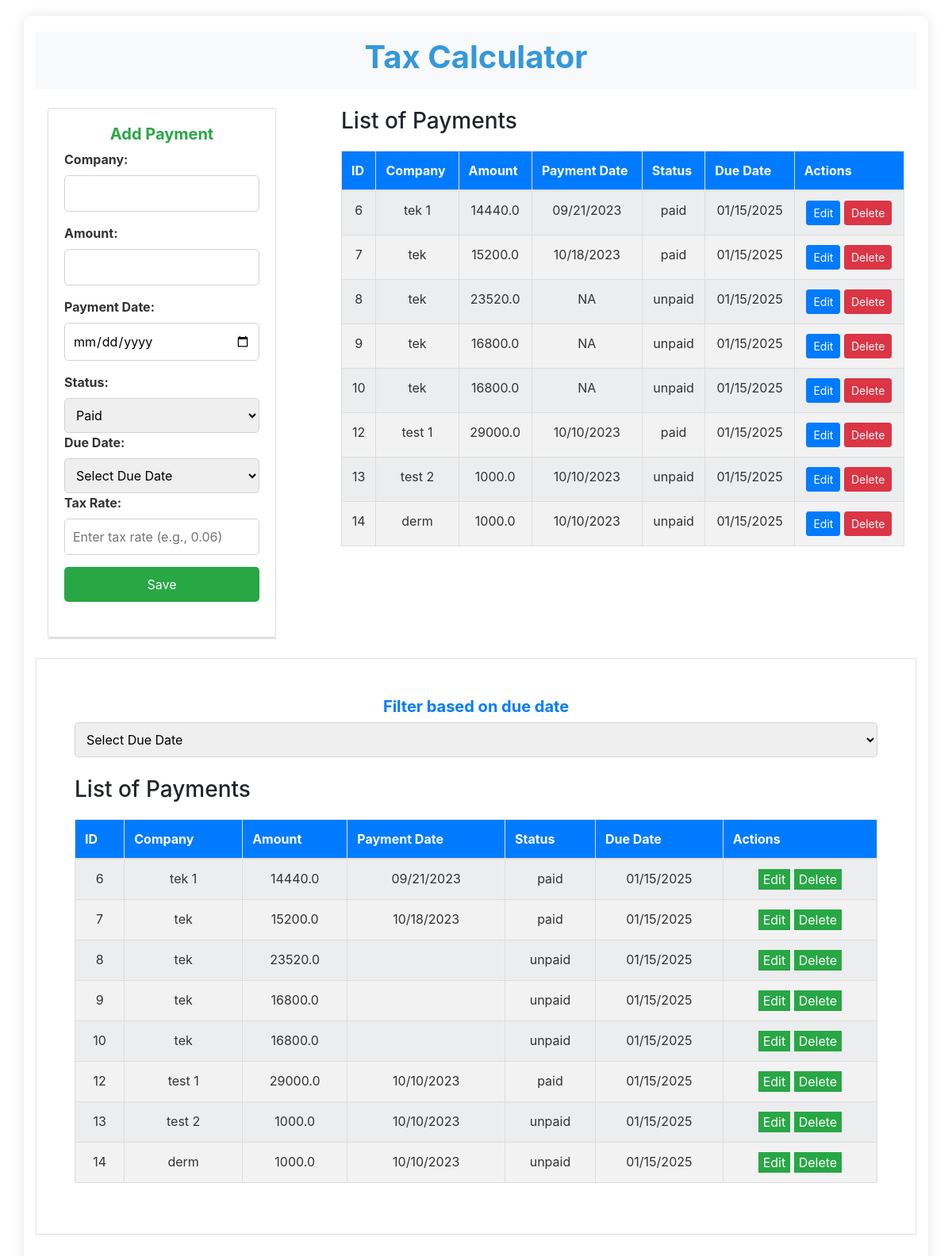
The page / on the database its author committed.
### tables this page shows
CREATE TABLE "payments" (
    id INTEGER PRIMARY KEY AUTOINCREMENT,
    company TEXT,
    amount REAL,
    payment_date TEXT,
    status TEXT,
    due_date TEXT,
    tax_rate REAL
);

### app.py (the view)
@app.route('/')
def index():
    conn = sqlite3.connect(DATABASE)
    c = conn.cursor()
    current_year = datetime.datetime.now().year
    next_year = current_year + 1
    due_dates = [
        f"04/15/{current_year}",
        f"06/15/{current_year}",
        f"09/15/{current_year}",
        f"01/15/{next_year}"
    ]
    c.execute('''SELECT * FROM payments''')
    records = c.fetchall()
    print(records)
    return render_template('index.html',due_dates=due_dates,records=records)

### app.py (called while the page is built)
@app.template_filter('format_date')
def format_date(value):
    if value:
        return datetime.datetime.strptime(value, '%Y-%m-%d').strftime('%m/%d/%Y')
    return ''

### templates/index.html (shortened to what this page needs)
<!DOCTYPE html>
<html lang="en">
<head>
    <link rel="stylesheet" href="/static/style.css">
    <link rel="stylesheet" href="/static/css/bootstrap.min.css">
    <link href="https://cdnjs.cloudflare.com/ajax/libs/font-awesome/6.0.0-beta3/css/all.min.css" rel="stylesheet">
</head>
<body>
    <div class="container">
        <nav class="navbar navbar-expand-lg navbar-light bg-light sticky-top">
            <div class="container-fluid d-flex justify-content-center">
                <h1 class="font-weight-bold">Tax Calculator</h1>
            </div>
        </nav><br>
        <div class="container-fluid">
            <div class="row">
                <div class="col-md-4">
                    <div class="card" style="width: 18rem;">
                        <div class="card-body">
                            <h5 class="text-center text-success font-weight-bold">Add Payment</h5>
                          <form id="taxForm" action="/submit" method="POST">
                            <label for="company">Company:</label>
                            <input type="text" id="company" name="company" required><br>
                            <label for="amount">Amount:</label>
                            <input type="number" id="amount" name="amount" step="0.01" required><br>
                            <label for="paymentDate">Payment Date:</label>
                            <input type="date" id="paymentDate" name="paymentDate"><br>
                            <label for="status">Status:</label>
                            <select id="status" name="status" required>
                                <option value="paid">Paid</option>
                            </select><br>
                            <label for="dueDate">Due Date:</label>
                            <select id="duDate" name="dueDate" required>
                                <option value="">Select Due Date</option>
                            </select><br>
                            <label for="taxRate">Tax Rate:</label>
                            <input type="number" id="taxRate" name="taxRate" step="0.01" placeholder="Enter tax rate (e.g., 0.06)" required><br>
                            <button type="submit" style="width: 100%; padding: 10px; font-size: 16px; color: white; border: none; border-radius: 5px; cursor: pointer;">Save</button>
                        </form>
                        </div><br>
                      </div>
                      <div class="card" style="width: 18rem;">
                      </div>
                      <br>
                </div>
                <div class="col-md-8">
                    <h3>List of Payments</h3>
        <table class="table table-striped">
            <thead>
                <tr>
                    <th>ID</th>
                    <th>Company</th>
                    <th>Amount</th>
                    <th>Payment Date</th>
                    <th>Status</th>
                    <th>Due Date</th>
                    <th>Actions</th>
                </tr>
            </thead>
            <tbody>
                {% for records in records %}
                <tr>
                    <td>{{ records[0] }}</td>
                <td>{{ records[1] }}</td>
                <td>{{ records[2] }}</td>
                <td>{% if records[3] %}{{ records[3]|format_date }}{% else %}NA{% endif %}</td>
                <td>{{ records[4] }}</td>
                <td>{{ records[5] }}</td>
                <td>
                    <button class="btn btn-primary btn-sm" onclick="openEditPopup('{{ records[0] }}', '{{ records[1] }}', '{{ records[2] }}', '{{ records[3] }}', '{{ records[4] }}', '{{ records[5] }}', '{{ records[6] }}')">Edit</button>
                    <button class="btn btn-danger btn-sm" onclick="deleteRecord('{{ records[0] }}')">Delete</button>
                </td>
                </tr>
                {% endfor %}
            </tbody>
        </table>
            </div>
            </div>
        </div>
        <div class="border  p-5 pt-2">
            <h5 class="text-center text-primary font-weight-bold">Filter based on due date</h5>
        <select id="dueDate" name="dueDate" required>
            <option value="">Select Due Date</option>
        </select><br>
        <div id="summary">  <div class="mt-4">
            <h3>List of Payments</h3>
            <table class="table table-striped">
                <thead>
                    <tr>
                        <th>ID</th>
                        <th>Company</th>
                        <th>Amount</th>
                        <th>Payment Date</th>
                        <th>Status</th>
                        <th>Due Date</th>
                        <th>Actions</th>
                    </tr>
                </thead>
                <tbody>
                    {% for records in records %}
                    <tr>
                        <td>{{ records[0] }}</td>
                    <td>{{ records[1] }}</td>
                    <td>{{ records[2] }}</td>
                    <td>{{ records[3]|format_date }}</td>
                    <td>{{ records[4] }}</td>
                    <td>{{ records[5] }}</td>
                    <td>                    <button onclick="openEditPopup('{{ records[0] }}', '{{ records[1] }}', '{{ records[2] }}', '{{ records[3] }}', '{{ records[4] }}', '{{ records[5] }}', '{{ records[6] }}')">Edit</button>
                        <button onclick="deleteRecord('{{ records[0] }}')">Delete</button></td>
                    </tr>
                    {% endfor %}
                </tbody>
            </table>
        </div>
        </div>
    </div>
    </div>
</body>
</html>

### static/style.css (style rules this page uses)
.container { max-width: 800px; margin: 20px auto; padding: 20px; background-color: #ffffff; box-shadow: 0 0 15px rgba(0, 0, 0, 0.1); border-radius: 10px; }
h1 { text-align: center; margin-bottom: 20px; color: #3498db; font-size: 2rem; }
form { max-width: 600px; margin: 0 auto; }
label { display: block; margin-bottom: 8px; font-weight: bold; color: #333; }
input[type="text"], input[type="number"], input[type="date"], select { width: 100%; padding: 10px; margin-bottom: 15px; border-radius: 5px; border: 1px solid #ced4da; box-sizing: border-box; font-size: 1rem; }
button { background-color: #28a745; color: #fff; border: none; cursor: pointer; transition: background-color 0.3s ease-in-out; }
table { width: 100%; border-collapse: collapse; margin-top: 20px; background-color: #f9fafb; }
th, td { border: 1px solid #ddd; padding: 12px; text-align: center; color: #333; }
th { background-color: #007bff; color: #fff; font-weight: bold; }
tr:nth-child(even) { background-color: #f2f2f2; }

### rows shown on the page
payments: id "6", company "tek 1", amount "14440.0", payment_date "09/21/2023", status "paid", due_date "01/15/2025"
payments: id "7", company "tek", amount "15200.0", payment_date "10/18/2023", status "paid", due_date "01/15/2025"
payments: id "8", company "tek", amount "23520.0", shows "NA", status "unpaid", due_date "01/15/2025"
payments: id "9", company "tek", amount "16800.0", shows "NA", status "unpaid", due_date "01/15/2025"
payments: id "10", company "tek", amount "16800.0", shows "NA", status "unpaid", due_date "01/15/2025"
payments: id "12", company "test 1", amount "29000.0", payment_date "10/10/2023", status "paid", due_date "01/15/2025"
payments: id "13", company "test 2", amount "1000.0", payment_date "10/10/2023", status "unpaid", due_date "01/15/2025"
payments: id "14", company "derm", amount "1000.0", payment_date "10/10/2023", status "unpaid", due_date "01/15/2025"
